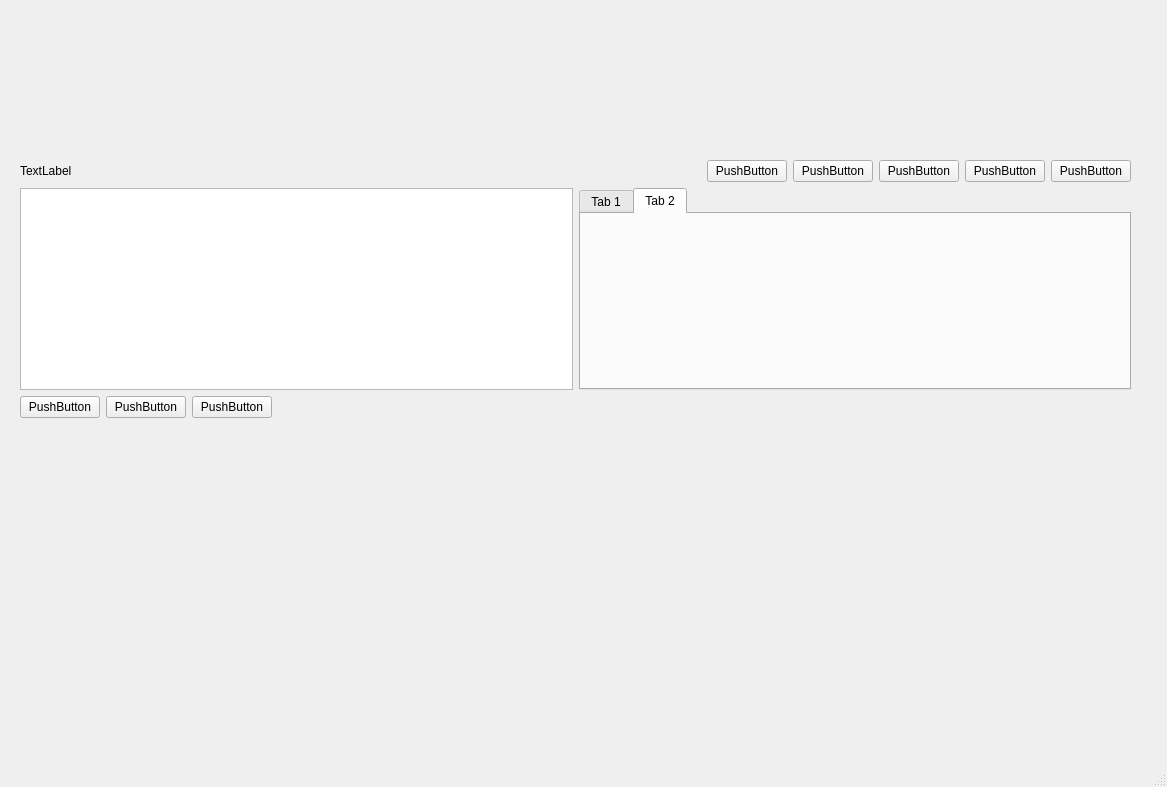
<?xml version="1.0" encoding="UTF-8"?>
<ui version="4.0">
 <class>MainWindow</class>
 <widget class="QMainWindow" name="MainWindow">
  <property name="geometry">
   <rect>
    <x>0</x>
    <y>0</y>
    <width>1167</width>
    <height>787</height>
   </rect>
  </property>
  <property name="windowTitle">
   <string>MainWindow</string>
  </property>
  <widget class="QWidget" name="centralwidget">
   <widget class="QWidget" name="">
    <property name="geometry">
     <rect>
      <x>20</x>
      <y>160</y>
      <width>1111</width>
      <height>258</height>
     </rect>
    </property>
    <layout class="QVBoxLayout" name="verticalLayout">
     <item>
      <layout class="QHBoxLayout" name="horizontalLayout">
       <item>
        <widget class="QLabel" name="label">
         <property name="text">
          <string>TextLabel</string>
         </property>
        </widget>
       </item>
       <item>
        <spacer name="horizontalSpacer">
         <property name="orientation">
          <enum>Qt::Horizontal</enum>
         </property>
         <property name="sizeHint" stdset="0">
          <size>
           <width>40</width>
           <height>20</height>
          </size>
         </property>
        </spacer>
       </item>
       <item>
        <widget class="QPushButton" name="pushButton_4">
         <property name="text">
          <string>PushButton</string>
         </property>
        </widget>
       </item>
       <item>
        <widget class="QPushButton" name="pushButton_5">
         <property name="text">
          <string>PushButton</string>
         </property>
        </widget>
       </item>
       <item>
        <widget class="QPushButton" name="pushButton">
         <property name="text">
          <string>PushButton</string>
         </property>
        </widget>
       </item>
       <item>
        <widget class="QPushButton" name="pushButton_2">
         <property name="text">
          <string>PushButton</string>
         </property>
        </widget>
       </item>
       <item>
        <widget class="QPushButton" name="pushButton_3">
         <property name="text">
          <string>PushButton</string>
         </property>
        </widget>
       </item>
      </layout>
     </item>
     <item>
      <layout class="QHBoxLayout" name="horizontalLayout_2">
       <item>
        <widget class="QListWidget" name="listWidget"/>
       </item>
       <item>
        <widget class="QTabWidget" name="tabWidget">
         <property name="currentIndex">
          <number>1</number>
         </property>
         <widget class="QWidget" name="tab_3">
          <attribute name="title">
           <string>Tab 1</string>
          </attribute>
         </widget>
         <widget class="QWidget" name="tab_4">
          <attribute name="title">
           <string>Tab 2</string>
          </attribute>
         </widget>
        </widget>
       </item>
      </layout>
     </item>
     <item>
      <layout class="QHBoxLayout" name="horizontalLayout_3">
       <item>
        <widget class="QPushButton" name="pushButton_7">
         <property name="text">
          <string>PushButton</string>
         </property>
        </widget>
       </item>
       <item>
        <widget class="QPushButton" name="pushButton_8">
         <property name="text">
          <string>PushButton</string>
         </property>
        </widget>
       </item>
       <item>
        <widget class="QPushButton" name="pushButton_6">
         <property name="text">
          <string>PushButton</string>
         </property>
        </widget>
       </item>
       <item>
        <spacer name="horizontalSpacer_2">
         <property name="orientation">
          <enum>Qt::Horizontal</enum>
         </property>
         <property name="sizeHint" stdset="0">
          <size>
           <width>40</width>
           <height>20</height>
          </size>
         </property>
        </spacer>
       </item>
      </layout>
     </item>
    </layout>
   </widget>
  </widget>
  <widget class="QMenuBar" name="menubar">
   <property name="geometry">
    <rect>
     <x>0</x>
     <y>0</y>
     <width>1167</width>
     <height>23</height>
    </rect>
   </property>
  </widget>
  <widget class="QStatusBar" name="statusbar"/>
 </widget>
 <resources/>
 <connections/>
</ui>
